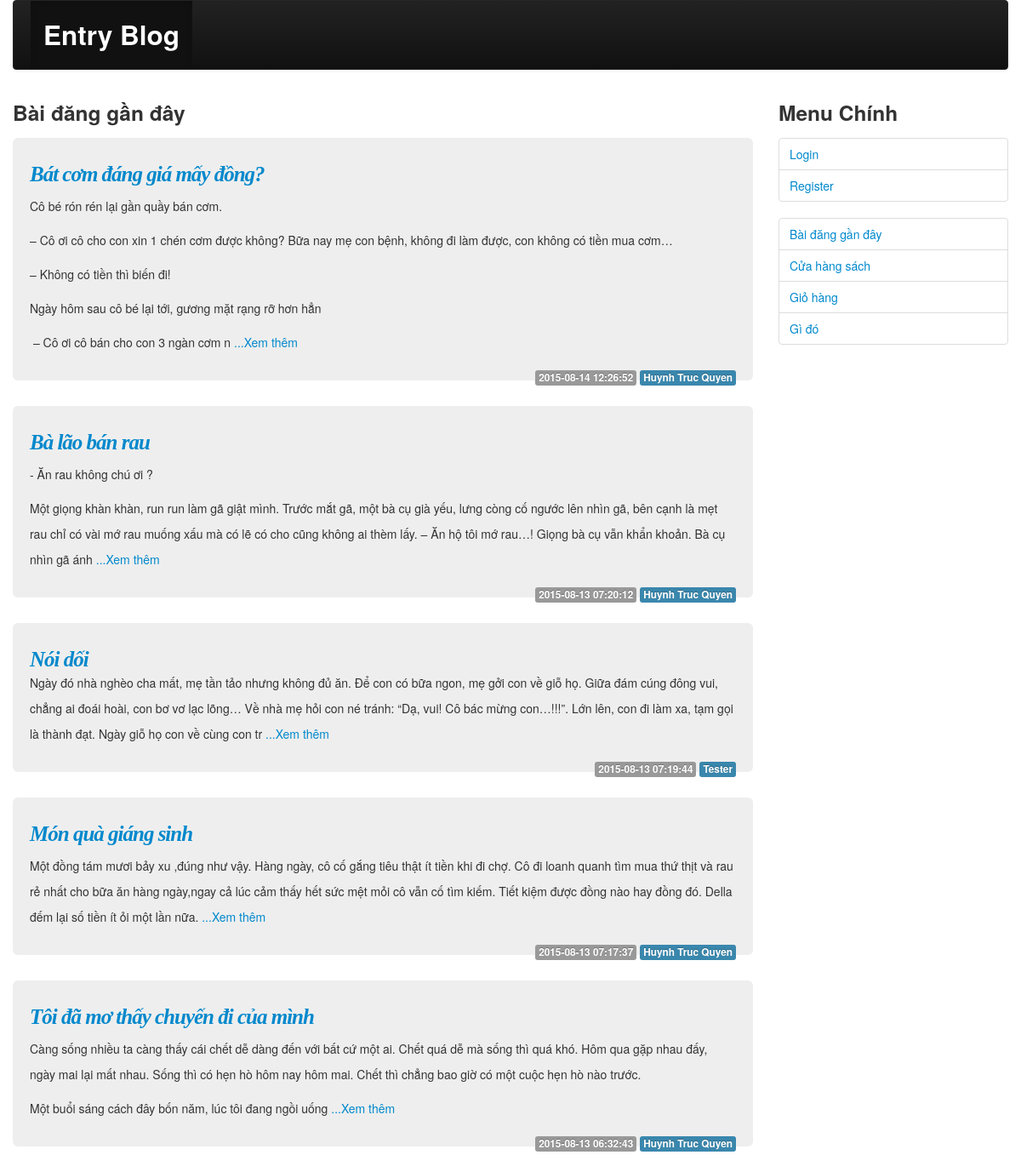
The page /index.php?c=blog&m=listpublic on the database its author committed.
### tables this page shows
CREATE TABLE IF NOT EXISTS `entrys` (
  `id` int(10) unsigned NOT NULL AUTO_INCREMENT,
  `title` varchar(200) NOT NULL,
  `content` text NOT NULL,
  `posted_day` datetime NOT NULL DEFAULT CURRENT_TIMESTAMP,
  `user_id` int(10) unsigned NOT NULL,
  PRIMARY KEY (`id`),
  KEY `fk_entry_of_user` (`user_id`)
);

CREATE TABLE IF NOT EXISTS `users` (
  `id` int(10) unsigned NOT NULL AUTO_INCREMENT,
  `email` varchar(100) NOT NULL,
  `password` varchar(100) NOT NULL,
  `name` varchar(50) NOT NULL,
  `phone` varchar(15) DEFAULT NULL,
  `address` varchar(500) DEFAULT NULL,
  PRIMARY KEY (`id`),
  UNIQUE KEY `email` (`email`),
  UNIQUE KEY `phone` (`phone`)
);

### includes/common.php (called while the page is built, shortened)
<?php
function render($file, $data) {
    extract($data);
    include ROOT . DS . 'views' . DS . $file;
}

### controllers/blog.php (called while the page is built, shortened)
<?php
function blog_listpublic(){
    $data = array();
    $data['puclic_entrys']=model('entry')->getTenToPublic();
    $data['template_file'] = 'entry/puclic_list.php';
    render('layout.php', $data);
}

### index.php (called while the page is built, shortened)
<?php
require ROOT . DS . 'includes' . DS . 'common.php';
$controller = empty($_GET['c']) ? 'index' : strtolower($_GET['c']);
$method = empty($_GET['m']) ? 'index' : strtolower($_GET['m']);
$c_file = ROOT . DS . 'controllers' . DS . $controller . '.php';
$m_func = $controller . '_' . $method;
if (is_readable($c_file)) {
    call_user_func($m_func);
} else {
    die("Page not found !");
}

### includes/db.php (called while the page is built, shortened)
<?php
function db_get_all($sql) {
    $result = mysql_query($sql);
    $data = array();
    if ($result) {
        while ($row = mysql_fetch_assoc($result)) {
            $data[] = $row;
        }
    }
    return $data;
}

### models/entry.php (called while the page is built, shortened)
<?php
class Entry extends Model {
    public function getTenToPublic(){
        $sql="SELECT entrys.id, entrys.title, substring(entrys.content, 1, 300) as dscr, entrys.posted_day, users.name
                from entrys inner join users on entrys.user_id = users.id
                order by entrys.id desc
                limit 10";
        return db_get_all($sql);
    }
}

### views/entry/puclic_list.php (the view, shortened to what this page needs)
<h3>Bài đăng gần đây</h3>
    <?php
        foreach ($puclic_entrys as $e):
    ?>
	    <div class="hero-unit">
		    <h1><?php echo $e['title'] ?></h1>
		    <p>
		    	<?php echo $e['dscr'] ?>
		    	<a href="index.php?c=blog&m=single&entry=<?php echo $e['id'] ?>">...Xem thêm</a>
		    </p>
		    <div class="pull-right">
			    <span class="label"><?php echo $e['posted_day'] ?></span>
			    <span class="label label-info"><?php echo $e['name']; ?></span>
		    </div>
		</div>
    <?php
        endforeach;
    ?>

### rows shown on the page
entrys: title "Bát cơm đáng giá mấy đồng?", dscr "Cô bé rón rén lại gần quầy bán cơm. – Cô ơi cô cho con xin 1 chén cơm được không? Bữa nay mẹ con bệnh, không đi làm được, con không có tiền mua cơm… – Không có tiền thì biến đi! Ngày hôm sau cô bé lại tới, gương mặt rạng rỡ hơn hẳn – Cô ơi cô bán cho con 3 ngàn cơm n", posted_day "2015-08-14 12:26:52", user.name "Huynh Truc Quyen"
entrys: title "Bà lão bán rau", dscr "- Ăn rau không chú ơi ? Một giọng khàn khàn, run run làm gã giật mình. Trước mắt gã, một bà cụ già yếu, lưng còng cố ngước lên nhìn gã, bên cạnh là mẹt rau chỉ có vài mớ rau muống xấu mà có lẽ có cho cũng không ai thèm lấy. – Ăn hộ tôi mớ rau…! Giọng bà cụ vẫn khẩn khoản. Bà cụ nhìn gã ánh", posted_day "2015-08-13 07:20:12", user.name "Huynh Truc Quyen"
entrys: title "Nói dối", dscr "Ngày đó nhà nghèo cha mất, mẹ tần tảo nhưng không đủ ăn. Để con có bữa ngon, mẹ gởi con về giỗ họ. Giữa đám cúng đông vui, chẳng ai đoái hoài, con bơ vơ lạc lõng… Về nhà mẹ hỏi con né tránh: “Dạ, vui! Cô bác mừng con…!!!”. Lớn lên, con đi làm xa, tạm gọi là thành đạt. Ngày giỗ họ con về cùng con tr", posted_day "2015-08-13 07:19:44", user.name "Tester"
entrys: title "Món quà giáng sinh", dscr "Một đồng tám mươi bảy xu ,đúng như vậy. Hàng ngày, cô cố gắng tiêu thật ít tiền khi đi chợ. Cô đi loanh quanh tìm mua thứ thịt và rau rẻ nhất cho bữa ăn hàng ngày,ngay cả lúc cảm thấy hết sức mệt mỏi cô vẫn cố tìm kiếm. Tiết kiệm được đồng nào hay đồng đó. Della đếm lại số tiền ít ỏi một lần nữa.", posted_day "2015-08-13 07:17:37", user.name "Huynh Truc Quyen"
entrys: title "Tôi đã mơ thấy chuyến đi của mình", dscr "Càng sống nhiều ta càng thấy cái chết dễ dàng đến với bất cứ một ai. Chết quá dễ mà sống thì quá khó. Hôm qua gặp nhau đấy, ngày mai lại mất nhau. Sống thì có hẹn hò hôm nay hôm mai. Chết thì chẳng bao giờ có một cuộc hẹn hò nào trước. Một buổi sáng cách đây bốn năm, lúc tôi đang ngồi uống", posted_day "2015-08-13 06:32:43", user.name "Huynh Truc Quyen"
